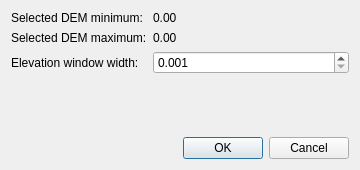
<?xml version="1.0" encoding="UTF-8"?>
<ui version="4.0">
 <class>ElevationBandDialog</class>
 <widget class="QDialog" name="ElevationBandDialog">
  <property name="geometry">
   <rect><x>0</x><y>0</y><width>360</width><height>170</height></rect>
  </property>
  <property name="windowTitle"><string>Elevation Bands</string></property>
  <layout class="QVBoxLayout" name="verticalLayout">
   <item>
    <layout class="QFormLayout" name="formLayout">
     <item row="0" column="0"><widget class="QLabel" name="label_minElevation"><property name="text"><string>Selected DEM minimum:</string></property></widget></item>
     <item row="0" column="1"><widget class="QLabel" name="min_elevation_value"><property name="text"><string>0.00</string></property></widget></item>
     <item row="1" column="0"><widget class="QLabel" name="label_maxElevation"><property name="text"><string>Selected DEM maximum:</string></property></widget></item>
     <item row="1" column="1"><widget class="QLabel" name="max_elevation_value"><property name="text"><string>0.00</string></property></widget></item>
     <item row="2" column="0"><widget class="QLabel" name="label_width"><property name="text"><string>Elevation window width:</string></property></widget></item>
     <item row="2" column="1">
      <widget class="QDoubleSpinBox" name="width_spin_box">
       <property name="decimals"><number>3</number></property>
       <property name="minimum"><double>0.001000000000000</double></property>
      </widget>
     </item>
    </layout>
   </item>
   <item><widget class="QDialogButtonBox" name="buttons"><property name="orientation"><enum>Qt::Horizontal</enum></property><property name="standardButtons"><set>QDialogButtonBox::Cancel|QDialogButtonBox::Ok</set></property></widget></item>
  </layout>
 </widget>
 <resources/>
 <connections>
  <connection><sender>buttons</sender><signal>accepted()</signal><receiver>ElevationBandDialog</receiver><slot>accept()</slot></connection>
  <connection><sender>buttons</sender><signal>rejected()</signal><receiver>ElevationBandDialog</receiver><slot>reject()</slot></connection>
 </connections>
</ui>
